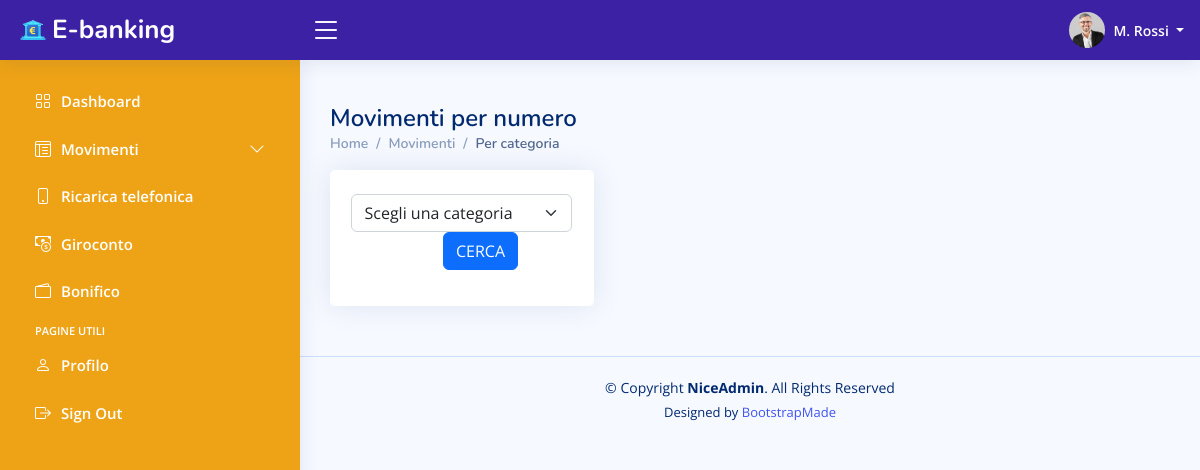
/categoriaMovimenti.php (signed in), run on the app's committed database.
### tables this page shows
CREATE TABLE `tconticorrenti` (
  `ContoCorrenteID` int(11) NOT NULL,
  `CodiceTitolare` int(11) NOT NULL,
  `Password` text NOT NULL,
  `IBAN` text NOT NULL,
  `Email` text NOT NULL,
  `NomeTitolare` text NOT NULL,
  `Professione` text NOT NULL,
  `Paese` text NOT NULL,
  `Indirizzo` text NOT NULL,
  `CAP` text NOT NULL,
  `Telefono` text NOT NULL,
  `ImmagineProfilo` text NOT NULL
);

### categoriaMovimenti.php (the view, shortened to what this page needs)
<!DOCTYPE html>
<html lang="en">
<head>
    <link href="assets/vendor/bootstrap/css/bootstrap.min.css" rel="stylesheet">
    <link href="assets/vendor/bootstrap-icons/bootstrap-icons.css" rel="stylesheet">
    <link href="assets/vendor/boxicons/css/boxicons.min.css" rel="stylesheet">
    <link href="assets/vendor/quill/quill.snow.css" rel="stylesheet">
    <link href="assets/vendor/quill/quill.bubble.css" rel="stylesheet">
    <link href="assets/vendor/remixicon/remixicon.css" rel="stylesheet">
    <link href="assets/vendor/simple-datatables/style.css" rel="stylesheet">
    <link rel="stylesheet" type="text/css" href="https://cdn.datatables.net/1.13.1/css/jquery.dataTables.css">
    <link href="assets/css/style.css" rel="stylesheet">
</head>
<body>
    <?php include "parts/header.php"; ?>
    <?php include "parts/sidebar.php"; ?>
    <main id="main" class="main">
        <div class="pagetitle">
            <h1>Movimenti per numero</h1>
            <nav>
                <ol class="breadcrumb">
                    <li class="breadcrumb-item"><a href="index.php">Home</a></li>
                    <li class="breadcrumb-item">Movimenti</li>
                    <li class="breadcrumb-item active">Per categoria</li>
                </ol>
            </nav>
        </div>
        <section class="section movimenti">
            <div class="row">
                <div class="col-xl-4">
                    <div class="card">
                        <div class="card-body movimenti-card pt-4">
                            <form method="post" action="" class="w-100">
                                <div class="row justify-content-center align-items-center mb-3">
                                    <select name="categoria" class="form-select w-auto">
                                        <option value="-1">Scegli una categoria</option>
                                    </select>
                                    <div class="col-md-4 col-lg-3">
                                        <button type="submit" name="cerca" class="btn btn-primary">CERCA</button>
                                    </div>
                                </div>
                            </form>
                        </div>
                    </div>
                </div>
                            </div>
        </section>
    </main>
    <?php include "parts/footer.php"; ?>
</body>
</html>

### parts/header.php (shortened to what this page needs)
<header id="header" class="header fixed-top d-flex align-items-center">
    <div class="d-flex align-items-center justify-content-between">
        <a href="index.php" class="logo d-flex align-items-center">
            <img src="assets/img/logo_.png" alt="">
            <span class="d-none d-lg-block">E-banking</span>
        </a>
        <i class="bi bi-list toggle-sidebar-btn"></i>
    </div>
    <nav class="header-nav ms-auto">
        <ul class="d-flex align-items-center">
            <?php
            $idConto = $_SESSION["ContoID"];
            $conn = openCon();
            $sql = "SELECT * FROM TContiCorrenti WHERE ContoCorrenteID = $idConto;";
            $query = mysqli_query($conn, $sql);
            if (mysqli_num_rows($query) === 1) {
                $result = mysqli_fetch_assoc($query);
            }
            ?>
            <li class="nav-item dropdown pe-3">
                <a class="nav-link nav-profile d-flex align-items-center pe-0" href="#" data-bs-toggle="dropdown">
                    <img src="assets/img/profili/<?php echo $result["ImmagineProfilo"]; ?>" alt="Profile" class="rounded-circle">
                    <span class="d-none d-md-block dropdown-toggle ps-2">
                        <?php echo explode(" ", $result["NomeTitolare"])[0][0] . ". " . explode(" ", $result["NomeTitolare"])[1]; ?>
                    </span>
                </a>
            </li>
        </ul>
    </nav>
</header>

### assets/css/style.css (style rules this page uses)
:root { scroll-behavior: smooth; }
body { font-family: "Open Sans", sans-serif; background: #f6f9ff; color: #444444; }
a { color: #4154f1; text-decoration: none; }
h1, h2, h3, h4, h5, h6 { font-family: "Nunito", sans-serif; }
#main { margin-top: 60px; padding: 20px 30px; transition: all 0.3s; }
.pagetitle { margin-bottom: 10px; }
.pagetitle h1 { font-size: 24px; margin-bottom: 0; font-weight: 600; color: #012970; }
.card { margin-bottom: 30px; border: none; border-radius: 5px; box-shadow: 0px 0 30px rgba(1, 41, 112, 0.1); }
.card-body { padding: 0 20px 20px 20px; }
.breadcrumb { font-size: 14px; font-family: "Nunito", sans-serif; color: #899bbd; font-weight: 600; }
.breadcrumb a { color: #899bbd; transition: 0.3s; }
.breadcrumb .breadcrumb-item::before { color: #899bbd; }
.breadcrumb .active { color: #51678f; font-weight: 600; }
.logo { line-height: 1; }
@media (min-width: 1200px) { .logo { width: 280px; } }
.logo img { max-height: 26px; margin-right: 6px; }
.logo span { font-size: 26px; font-weight: 700; color: #fff; font-family: "Nunito", sans-serif; }
.header { transition: all 0.5s; z-index: 997; height: 60px; box-shadow: 0px 2px 20px rgba(1, 41, 112, 0.1); background-color: #3D21A4; padding-left: 20px; }
.header .toggle-sidebar-btn { font-size: 32px; padding-left: 10px; cursor: pointer; color: #fff; }
.header-nav ul { list-style: none; }
.header-nav>ul { margin: 0; padding: 0; }
.header-nav .nav-profile { color: #fff; }
.header-nav .nav-profile img { max-height: 36px; }
.header-nav .nav-profile span { font-size: 14px; font-weight: 600; }
@media (min-width: 1200px) { #main, #footer { margin-left: 300px; } }

### data on the page
tconticorrenti: ImmagineProfilo (picture), NomeTitolare "M", NomeTitolare "Rossi"
